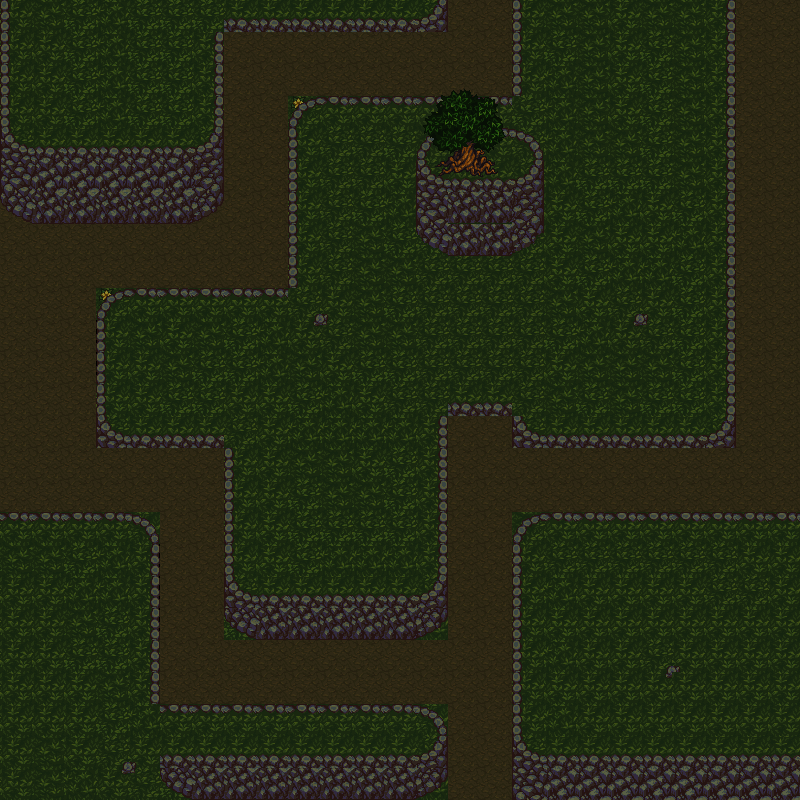

A level layout from a 2D game, rendered from its tile map. Below: a short description, then the map file with its tile-grid data intact:
An orthogonal 25x25 tile map with 32x32 px tiles, 4 tile layers (Background, Plants, Foreground, Trees), 2 tilesets and 9 objects.

<map version="1.8" tiledversion="1.8.2" orientation="orthogonal" renderorder="right-down" width="25" height="25" tilewidth="32" tileheight="32" infinite="0" nextlayerid="10" nextobjectid="33">
 <properties>
  <property name="screenWidth" type="int" value="25" />
 </properties>
 <tileset firstgid="1" source="dark_forest.tsx" />
 <tileset firstgid="153" source="Runes.tsx" />
 <layer id="1" name="Background" width="25" height="25" locked="1">
  <data encoding="csv">
65,137,145,146,145,145,145,146,145,145,145,145,145,146,8,8,145,137,137,138,137,137,138,8,8,
65,65,145,146,145,145,146,8,8,8,8,8,8,8,8,8,145,145,137,138,145,137,138,8,8,
65,65,145,146,145,145,146,8,8,8,8,8,8,8,8,8,145,146,137,138,145,137,138,8,8,
65,65,145,146,145,145,146,8,8,137,138,137,137,137,137,138,145,146,137,138,145,137,138,8,8,
65,65,145,146,145,145,146,8,8,137,138,137,145,137,137,137,145,146,137,137,145,137,138,8,8,
8,8,8,8,8,8,8,8,8,137,138,137,138,145,145,145,145,146,145,145,145,137,138,8,8,
8,8,8,8,8,8,8,8,8,145,146,145,146,138,137,137,137,138,145,146,138,145,146,8,8,
8,8,8,8,8,8,8,8,8,137,137,137,145,146,145,145,137,138,137,138,138,146,146,8,8,
8,8,8,8,8,8,8,8,8,145,145,137,137,138,8,8,137,138,145,146,146,145,146,8,8,
8,8,8,137,138,146,146,145,146,49,50,137,145,146,8,8,137,137,138,49,50,145,146,8,8,
8,8,8,0,137,138,137,145,146,57,58,137,137,138,8,8,137,145,146,57,58,145,146,8,8,
8,8,8,0,65,137,145,145,146,137,138,145,145,146,8,8,137,138,137,137,137,145,146,8,8,
8,8,8,65,65,145,145,65,138,145,146,138,138,138,8,8,137,137,145,137,145,145,146,8,8,
8,8,8,65,65,65,65,65,65,146,146,146,146,146,8,8,145,145,145,145,145,146,146,8,8,
8,8,8,8,8,8,8,65,65,137,137,138,145,146,8,8,8,8,8,8,8,8,8,8,8,
8,8,8,8,8,8,8,65,65,145,137,137,145,146,8,8,8,8,8,8,8,8,8,8,8,
65,65,65,65,65,8,8,65,138,145,145,145,145,146,8,8,137,138,49,50,65,65,65,65,65,
137,137,145,146,0,8,8,137,138,145,146,146,146,146,8,8,145,146,57,58,65,65,65,65,65,
137,137,146,146,0,8,8,137,137,137,137,137,145,146,8,8,137,146,65,65,65,65,65,65,65,
137,137,137,145,0,8,8,145,145,145,145,145,145,146,8,8,145,138,65,65,65,65,65,65,65,
137,137,145,145,146,8,8,8,8,8,8,8,8,8,8,8,137,146,65,65,49,50,65,65,65,
137,137,138,137,138,8,8,8,8,8,8,8,8,8,8,8,145,138,65,65,57,65,65,65,65,
137,137,138,145,146,137,137,137,137,137,137,137,137,138,8,8,137,146,65,65,65,65,65,65,65,
137,137,138,49,50,145,145,145,145,145,145,145,145,146,8,8,145,138,65,65,65,65,65,65,65,
137,137,146,57,58,145,145,145,145,137,145,146,145,146,8,8,137,146,65,65,65,65,65,65,65
</data>
 </layer>
 <layer id="4" name="Plants" width="25" height="25" locked="1">
  <data encoding="csv">
0,0,0,0,0,0,0,0,0,0,0,0,0,45,0,0,0,0,0,0,0,0,0,0,0,
0,0,0,0,0,0,0,0,0,0,0,0,0,0,0,0,0,0,0,0,0,0,0,0,0,
0,0,0,0,0,0,0,0,0,0,0,0,0,0,0,0,0,0,0,0,0,0,0,0,0,
0,0,0,0,0,0,0,0,0,45,0,0,0,0,0,0,0,0,0,0,0,0,0,0,0,
0,0,0,0,0,0,0,0,0,0,0,0,0,0,0,0,0,0,0,0,0,0,0,0,0,
0,0,0,0,0,0,0,0,0,0,0,0,0,0,0,0,0,0,0,0,0,0,0,0,0,
0,0,0,0,0,0,0,0,0,0,0,0,0,0,0,0,0,0,0,0,0,0,0,0,0,
0,0,0,0,0,0,0,0,0,0,0,0,0,0,0,0,45,0,0,0,0,0,0,0,0,
0,0,0,0,0,0,0,0,0,0,0,0,0,0,0,0,0,0,0,0,0,0,0,0,0,
0,0,0,45,0,0,0,0,0,0,0,0,0,0,0,0,0,0,0,0,0,0,0,0,0,
0,0,0,0,0,0,0,0,0,0,0,0,0,0,0,0,0,0,0,0,0,0,0,0,0,
0,0,0,0,0,0,0,0,0,0,0,0,0,0,0,0,0,0,0,0,0,0,0,0,0,
0,0,0,0,0,0,0,0,0,0,0,0,0,0,0,0,0,0,0,0,0,0,0,0,0,
0,0,0,0,0,0,0,0,0,0,0,0,0,0,0,0,45,0,0,0,0,0,0,0,0,
0,0,0,0,0,0,0,0,0,0,0,0,0,0,0,0,0,0,0,0,0,0,0,0,0,
0,0,0,0,0,0,0,0,0,0,0,0,0,0,0,0,0,0,0,0,0,0,0,0,0,
0,0,0,0,0,0,0,0,0,0,0,0,0,0,0,0,0,0,0,0,0,0,0,0,0,
0,0,0,0,0,0,0,0,0,0,0,0,0,0,0,0,0,0,0,0,0,0,0,0,0,
0,0,0,0,0,0,0,0,0,0,0,0,0,0,0,0,0,0,0,0,0,0,0,0,0,
0,0,0,0,0,0,0,0,0,0,0,0,0,0,0,0,0,0,0,0,0,0,0,0,0,
0,0,0,0,0,0,0,0,0,0,0,0,0,0,0,0,0,0,0,0,0,0,0,0,0,
0,0,0,0,0,0,0,0,0,0,0,0,0,0,0,0,0,0,0,0,0,0,0,0,0,
0,0,0,0,0,0,0,0,0,0,0,0,0,0,0,0,0,0,0,0,0,0,0,0,0,
0,0,0,0,0,0,0,0,0,0,0,0,0,0,0,0,0,0,0,0,0,0,0,0,0,
0,0,0,0,0,0,0,0,0,0,0,0,0,0,0,0,0,0,0,0,0,0,0,0,0
</data>
 </layer>
 <layer id="2" name="Foreground" width="25" height="25" locked="1">
  <data encoding="csv">
9,0,0,0,0,0,0,18,18,18,18,18,18,19,0,0,9,0,0,0,0,0,11,0,0,
9,65,0,0,0,0,11,0,0,0,0,0,0,0,0,0,9,0,0,0,0,0,11,0,0,
9,65,0,0,0,0,11,0,0,0,0,0,0,0,0,0,9,0,0,0,0,0,11,0,0,
9,65,0,0,0,0,11,0,0,1,2,2,2,2,2,2,0,0,0,0,0,0,11,0,0,
17,18,18,18,18,18,19,0,0,9,10,10,0,1,2,2,3,0,0,0,0,0,11,0,0,
25,26,26,26,26,26,27,0,0,9,10,10,0,17,18,18,19,0,0,0,0,0,11,0,0,
41,42,42,42,42,42,43,0,0,9,10,0,0,25,34,34,27,0,0,0,0,0,11,0,0,
0,0,0,0,0,0,0,0,0,9,10,0,0,33,42,42,35,0,0,0,0,0,11,0,0,
0,0,0,0,0,0,0,0,0,9,10,0,0,10,10,10,10,0,0,0,0,0,11,0,0,
0,0,0,1,2,2,2,2,2,0,0,0,0,10,10,10,10,0,0,0,0,0,11,0,0,
0,0,0,9,0,0,0,0,0,0,0,0,0,10,10,10,10,0,0,0,0,0,11,0,0,
0,0,0,9,0,0,0,0,0,0,0,0,0,10,10,10,10,0,0,0,0,0,11,0,0,
0,0,0,9,0,0,0,0,0,0,0,0,10,10,18,18,10,0,0,0,0,0,11,0,0,
0,0,0,17,18,18,18,10,0,0,0,0,0,11,0,0,17,18,18,18,18,18,19,0,0,
0,0,0,0,0,0,0,9,0,0,0,0,0,11,0,0,0,0,0,0,0,0,0,0,0,
0,0,0,0,0,0,0,9,0,0,0,0,0,11,0,0,0,0,0,0,0,0,0,0,0,
2,2,2,2,3,0,0,9,0,0,0,0,0,11,0,0,1,2,2,2,2,2,2,2,2,
0,0,0,0,11,0,0,9,0,0,0,0,0,11,0,0,9,10,10,10,10,10,10,0,0,
65,65,0,0,11,0,0,17,18,18,18,18,18,19,0,0,9,0,0,0,0,0,10,10,0,
65,65,0,0,11,0,0,41,42,42,42,42,42,43,0,0,9,0,0,0,0,0,0,0,0,
65,65,0,0,11,0,0,0,0,0,0,0,0,0,0,0,9,0,0,0,0,0,0,0,0,
65,65,0,0,11,0,0,0,0,0,0,0,0,0,0,0,9,0,0,0,0,0,0,0,0,
65,65,0,0,0,2,2,2,2,2,2,2,2,3,0,0,9,0,0,0,0,0,0,0,0,
65,0,0,0,0,18,18,18,18,18,18,18,18,19,0,0,17,18,18,18,18,18,18,18,18,
65,0,0,0,0,41,42,42,42,42,42,42,42,43,0,0,25,26,26,26,26,26,26,26,26
</data>
 </layer>
 <layer id="5" name="Trees" width="25" height="25" locked="1">
  <data encoding="csv">
0,0,0,0,0,0,0,0,0,0,0,0,0,0,0,0,0,0,0,0,0,0,0,0,0,
0,0,0,0,0,0,0,0,0,0,0,0,0,0,0,0,0,0,0,0,0,0,0,0,0,
0,0,0,0,0,0,0,0,0,0,0,0,0,2147483655,2147483654,2147483653,0,0,0,0,0,0,0,0,0,
0,0,0,0,0,0,0,0,0,0,0,0,0,2147483663,2147483662,2147483661,0,0,0,0,0,0,0,0,0,
0,0,0,0,0,0,0,0,0,0,0,0,0,2147483671,2147483670,2147483669,0,0,0,0,0,0,0,0,0,
0,0,0,0,0,0,0,0,0,0,0,0,0,2147483679,2147483678,2147483677,0,0,0,0,0,0,0,0,0,
0,0,0,0,0,0,0,0,0,0,0,0,0,0,0,0,0,0,0,0,0,0,0,0,0,
0,0,0,0,0,0,0,0,0,0,0,0,0,0,0,0,0,0,0,0,0,0,0,0,0,
0,0,0,0,0,0,0,0,0,0,0,0,0,0,0,0,0,0,0,0,0,0,0,0,0,
0,0,0,0,0,0,0,0,0,0,0,0,0,0,0,0,0,0,0,0,0,0,0,0,0,
0,0,0,0,0,0,0,0,0,0,0,0,0,0,0,0,0,0,0,0,0,0,0,0,0,
0,0,0,0,0,0,0,0,0,0,0,0,0,0,0,0,0,0,0,0,0,0,0,0,0,
0,0,0,0,0,0,0,0,0,0,0,0,0,0,0,0,0,0,0,0,0,0,0,0,0,
0,0,0,0,0,0,0,0,0,0,0,0,0,0,0,0,0,0,0,0,0,0,0,0,0,
0,0,0,0,0,0,0,0,0,0,0,0,0,0,0,0,0,0,0,0,0,0,0,0,0,
0,0,0,0,0,0,0,0,0,0,0,0,0,0,0,0,0,0,0,0,0,0,0,0,0,
0,0,0,0,0,0,0,0,0,0,0,0,0,0,0,0,0,0,0,0,0,0,0,0,0,
0,0,0,0,0,0,0,0,0,0,0,0,0,0,0,0,0,0,0,0,0,0,0,0,0,
0,0,0,0,0,0,0,0,0,0,0,0,0,0,0,0,0,0,0,0,0,0,0,0,0,
0,0,0,0,0,0,0,0,0,0,0,0,0,0,0,0,0,0,0,0,0,0,0,0,0,
0,0,0,0,0,0,0,0,0,0,0,0,0,0,0,0,0,0,0,0,0,0,0,0,0,
0,0,0,0,0,0,0,0,0,0,0,0,0,0,0,0,0,0,0,0,0,0,0,0,0,
0,0,0,0,0,0,0,0,0,0,0,0,0,0,0,0,0,0,0,0,0,0,0,0,0,
0,0,0,0,0,0,0,0,0,0,0,0,0,0,0,0,0,0,0,0,0,0,0,0,0,
0,0,0,0,0,0,0,0,0,0,0,0,0,0,0,0,0,0,0,0,0,0,0,0,0
</data>
 </layer>
 <objectgroup id="7" name="start" locked="1">
  <object id="23" x="465.333" y="721.333" width="29.3333" height="30.6667" />
 </objectgroup>
 <objectgroup id="9" name="runes">
  <object id="24" x="675.862" y="171.552" width="45.6897" height="43.9655" />
  <object id="26" x="599.138" y="381.034" width="50.8621" height="47.4138" />
  <object id="27" x="313.793" y="118.966" width="52.5862" height="47.4138" />
  <object id="28" x="83.6207" y="89.6552" width="50" height="50" />
  <object id="29" x="310.345" y="529.31" width="63.7931" height="62.069" />
  <object id="30" x="528.448" y="611.207" width="64.6552" height="61.2069" />
  <object id="31" x="85.3448" y="537.931" width="51.7241" height="53.4483" />
  <object id="32" x="126.724" y="332.759" width="63.7931" height="62.069" />
 </objectgroup>
</map>
